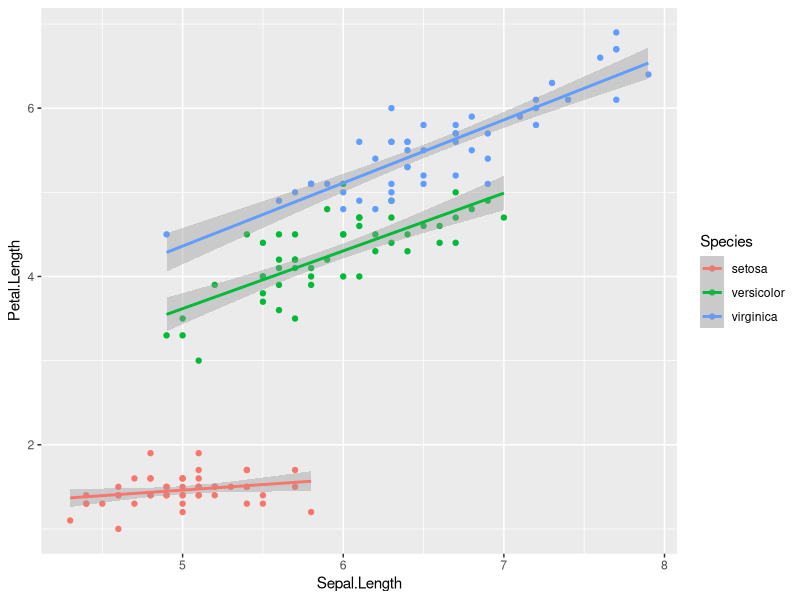
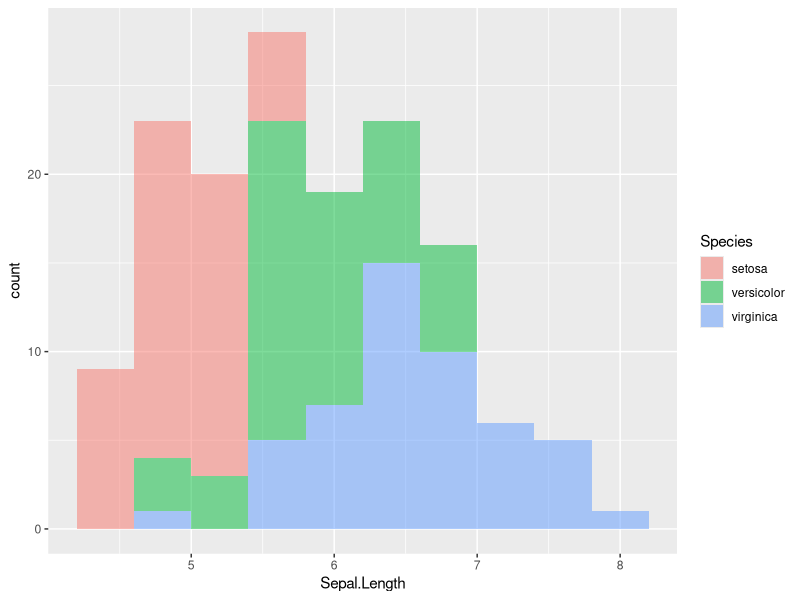

Generate these figures, in order, with R:
library(tidyverse)
library(magrittr)

data(iris)


iris

names(iris)

iris$Species

iris[2,4]

iris[2, ]

iris %>%
  group_by(Species)  %>%
  summarize()


iris %>%
  summarize(mean(Sepal.Length),
            max(Sepal.Length),
            min(Sepal.Width))


iris %>%
  group_by(Species) %>%
  summarize(mean(Sepal.Length),
            max(Sepal.Length),
            min(Sepal.Width))


iris %>%
  filter(Sepal.Length>5)

# & - and,  | - or

iris %>%
  filter(Sepal.Length>5, Petal.Width>0.3)

iris %>%
  filter(grepl("set", Species))


iris %>%
  mutate(new_var = Sepal.Length + Sepal.Width)


ggplot(iris, aes(x = Sepal.Length, y = Petal.Length, color = Species)) +
  geom_point() +
  geom_smooth(method = "lm")


ggplot(iris, aes(x = Sepal.Length, fill = Species)) +
  geom_histogram(bins = 10, alpha = 0.5)


